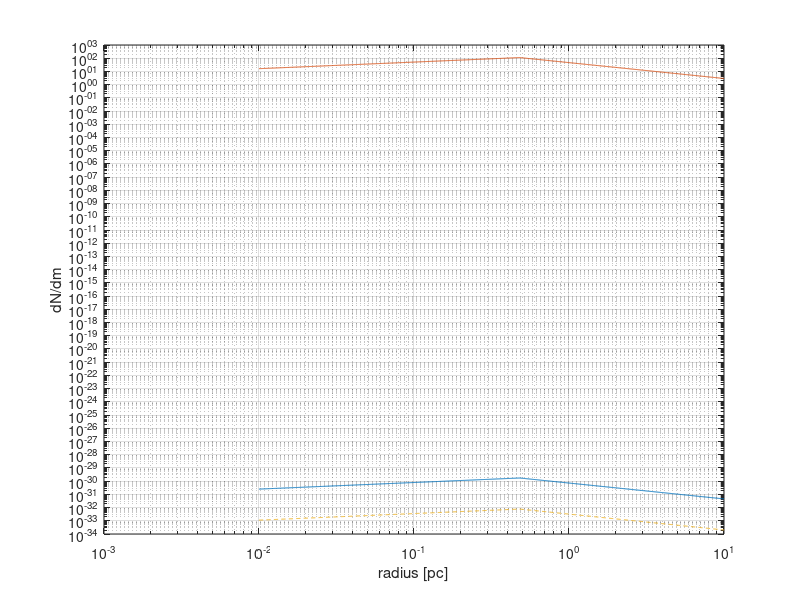

Write MATLAB code to recreate this figure.
function  rates_distributions

SM = 2e30;
G = 6.67408e-11;
Msmbh = 1e5 * SM ;
gamma = 1.5;
beta = 3.2;
sigma = 30e3; %m/s
msmax = 50000*SM;
msmin = 0.01*SM;
mscr = 0.05 * SM;
mbhmax = 50 * SM;
mbhmin = 1*SM;
rb = G*Msmbh /sigma^2;


k = 1/SM * (0.56 - 1/(0.7)*(mscr/SM)^(0.7) - 0.04/(1.3)*(msmax/SM)^(-1.3) )/(0.22 - 1/(1.7)*(msmin/SM)^(1.7) - 0.04/(0.3)*(msmax/SM)^(-0.3) );
xi0 = - 1.35 /(mbhmax^(-1.35) - mbhmin^(-1.35));



n=1000;
r = exp(linspace(log(0.01*206265*149597870700),log(10*206265*149597870700),n));
dr = 0.0001*206265*149597870700;


m = 5*SM;

for i=1:n

if r(i) > rb
    dNdm(i) = k.*fBH(m).*2*Msmbh*((3-gamma)/(3-beta))*( ((r(i)+dr)/rb).^(3-beta) - (r(i)/rb).^(3-beta) );
    dN(i) = k*2*Msmbh*((3-gamma)/(3-beta))*( ((r(i)+dr)/rb).^(3-beta) - (r(i)/rb).^(3-beta) ); 
else
    dNdm(i) = k.*fBH(m).*2*Msmbh*rb^(gamma -3)*( (r(i)+dr)^(3-gamma) - r(i)^(3-gamma) );
    dN(i) = k*2*Msmbh*rb^(gamma -3)*( (r(i)+dr)^(3-gamma) - r(i)^(3-gamma) );
end

end

m = 50*SM;

for i=1:n

if r(i) > rb
    dNdm2(i) = k.*fBH(m).*2*Msmbh*((3-gamma)/(3-beta))*( ((r(i)+dr)/rb).^(3-beta) - (r(i)/rb).^(3-beta) );
else
    dNdm2(i) = k.*fBH(m).*2*Msmbh*rb^(gamma -3)*( (r(i)+dr)^(3-gamma) - r(i)^(3-gamma) );
end

end

loglog(r/206265/149597870700,dNdm,r/206265/149597870700,dN,r/206265/149597870700,dNdm2,'--')
xlabel('radius [pc]');
ylabel('dN/dm');
grid on;


    function [fBH] = fBH(m)
        fBH = xi0*m.^(-2.35);
    end


end

